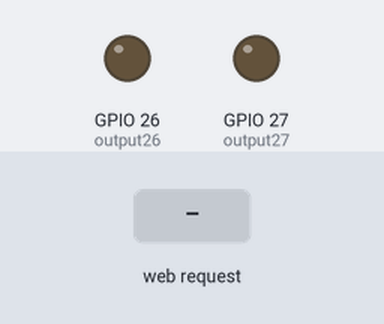
Bench run of a sketch on a simulated ESP32. On the bench: output pins drawn as LEDs (lit = HIGH). Inputs (shaded band) come from the test bench. What the sketch prints to the serial monitor is not drawn.

Above: at 1.2 s.
1.3 s: HTTP request GET /26/on received
At 1.9 s:
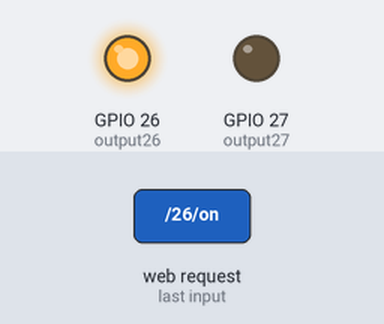
2.8 s: HTTP request GET /27/on received
At 3.1 s:
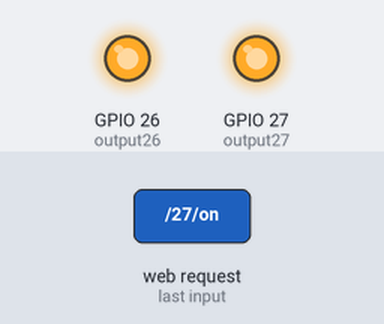
4.3 s: HTTP request GET /26/off received
At 5.4 s:
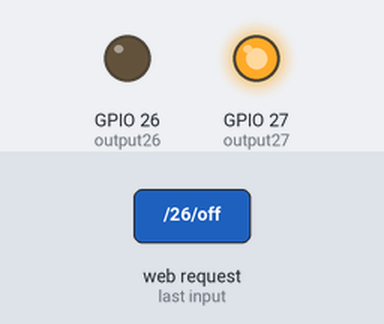
5.8 s: HTTP request GET /27/off received
At 6.5 s:
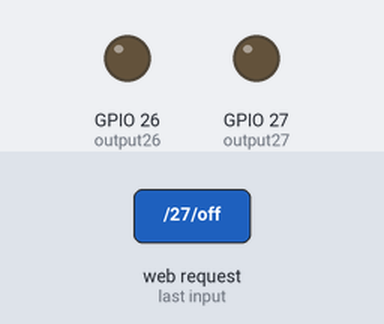
Timing chart, 0 to 8.3 s (numbered marks = the images above; inputs shaded):
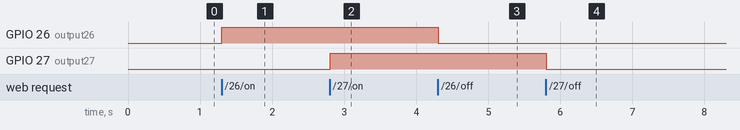

Measured:
- after the input at 1.3 s, GPIO 26 (output26): LOW → HIGH at once
- after the input at 2.8 s, GPIO 27 (output27): LOW → HIGH at once
- after the input at 4.3 s, GPIO 26 (output26): HIGH → LOW at once
- after the input at 5.8 s, GPIO 27 (output27): HIGH → LOW at once

The sketch:

car-controller.ino
```cpp
/*********
  Rui Santos
  Complete project details at https://randomnerdtutorials.com
*********/

// Load Wi-Fi library
#include <WiFi.h>

// Replace with your network credentials
const char* ssid     = "Esox_temp";
const char* password = "2829Krenick&";

// Set web server port number to 80
WiFiServer server(80);

// Variable to store the HTTP request
String header;

// Auxiliar variables to store the current output state
String output26State = "off";
String output27State = "off";

// Assign output variables to GPIO pins
const int output26 = 26;
const int output27 = 27;

void setup() {
  Serial.begin(115200);
  // Initialize the output variables as outputs
  pinMode(output26, OUTPUT);
  pinMode(output27, OUTPUT);
  // Set outputs to LOW
  digitalWrite(output26, LOW);
  digitalWrite(output27, LOW);

  // Connect to Wi-Fi network with SSID and password
  Serial.print("Setting AP (Access Point)…");
  // Remove the password parameter, if you want the AP (Access Point) to be open
  WiFi.softAP(ssid, password);

  IPAddress IP = WiFi.softAPIP();
  Serial.print("AP IP address: ");
  Serial.println(IP);

  server.begin();
}

void loop(){
  WiFiClient client = server.available();   // Listen for incoming clients

  if (client) {                             // If a new client connects,
    Serial.println("New Client.");          // print a message out in the serial port
    String currentLine = "";                // make a String to hold incoming data from the client
    while (client.connected()) {            // loop while the client's connected
      if (client.available()) {             // if there's bytes to read from the client,
        char c = client.read();             // read a byte, then
        Serial.write(c);                    // print it out the serial monitor
        header += c;
        if (c == '\n') {                    // if the byte is a newline character
          // if the current line is blank, you got two newline characters in a row.
          // that's the end of the client HTTP request, so send a response:
          if (currentLine.length() == 0) {
            // HTTP headers always start with a response code (e.g. HTTP/1.1 200 OK)
            // and a content-type so the client knows what's coming, then a blank line:
            client.println("HTTP/1.1 200 OK");
            client.println("Content-type:text/html");
            client.println("Connection: close");
            client.println();

            // turns the GPIOs on and off
            if (header.indexOf("GET /26/on") >= 0) {
              Serial.println("GPIO 26 on");
              output26State = "on";
              digitalWrite(output26, HIGH);
            } else if (header.indexOf("GET /26/off") >= 0) {
              Serial.println("GPIO 26 off");
              output26State = "off";
              digitalWrite(output26, LOW);
            } else if (header.indexOf("GET /27/on") >= 0) {
              Serial.println("GPIO 27 on");
              output27State = "on";
              digitalWrite(output27, HIGH);
            } else if (header.indexOf("GET /27/off") >= 0) {
              Serial.println("GPIO 27 off");
              output27State = "off";
              digitalWrite(output27, LOW);
            }

            // Display the HTML web page
            client.println("<!DOCTYPE html><html>");
            client.println("<head><meta name=\"viewport\" content=\"width=device-width, initial-scale=1\">");
            client.println("<link rel=\"icon\" href=\"data:,\">");
            // CSS to style the on/off buttons
            // Feel free to change the background-color and font-size attributes to fit your preferences
            client.println("<style>html { font-family: Helvetica; display: inline-block; margin: 0px auto; text-align: center;}");
            client.println(".button { background-color: #4CAF50; border: none; color: white; padding: 16px 40px;");
            client.println("text-decoration: none; font-size: 30px; margin: 2px; cursor: pointer;}");
            client.println(".button2 {background-color: #555555;}</style></head>");

            // Web Page Heading
            client.println("<body><h1>Car controller</h1>");

            // Display current state, and ON/OFF buttons for GPIO 26
            client.println("<p>GPIO 26 - State " + output26State + "</p>");
            // If the output26State is off, it displays the ON button
            if (output26State=="off") {
              client.println("<p><a href=\"/26/on\"><button class=\"button\">ON</button></a></p>");
            } else {
              client.println("<p><a href=\"/26/off\"><button class=\"button button2\">OFF</button></a></p>");
            }

            // Display current state, and ON/OFF buttons for GPIO 27
            client.println("<p>GPIO 27 - State " + output27State + "</p>");
            // If the output27State is off, it displays the ON button
            if (output27State=="off") {
              client.println("<p><a href=\"/27/on\"><button class=\"button\">ON</button></a></p>");
            } else {
              client.println("<p><a href=\"/27/off\"><button class=\"button button2\">OFF</button></a></p>");
            }
            client.println("</body></html>");

            // The HTTP response ends with another blank line
            client.println();
            // Break out of the while loop
            break;
          } else { // if you got a newline, then clear currentLine
            currentLine = "";
          }
        } else if (c != '\r') {  // if you got anything else but a carriage return character,
          currentLine += c;      // add it to the end of the currentLine
        }
      }
    }
    // Clear the header variable
    header = "";
    // Close the connection
    client.stop();
    Serial.println("Client disconnected.");
    Serial.println("");
  }
}
```
